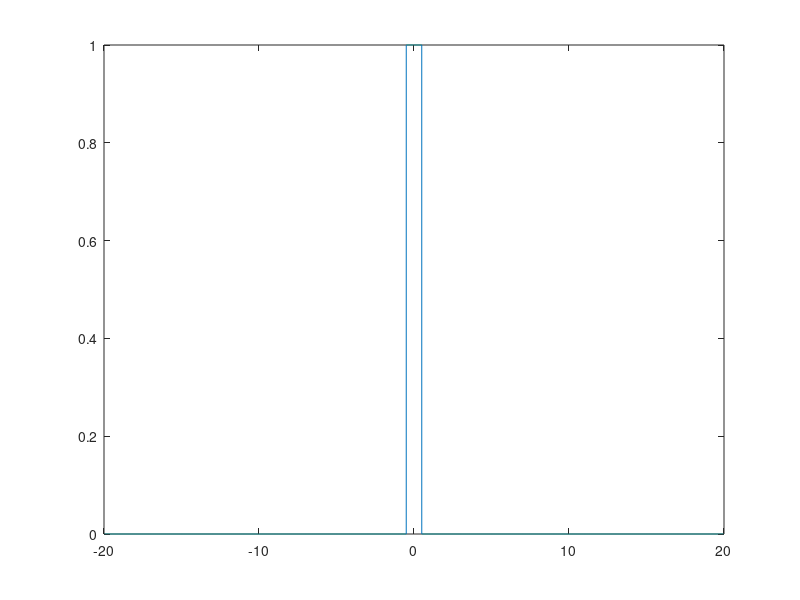
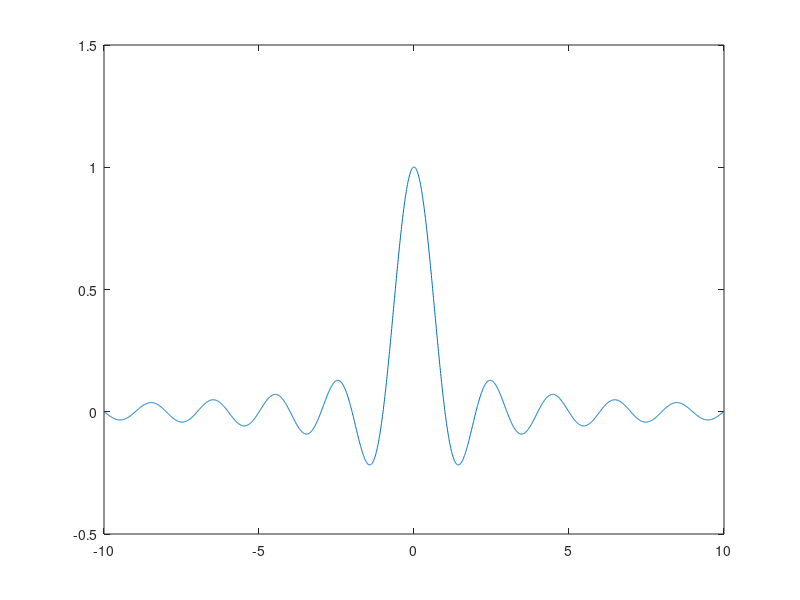

MATLAB code for these plots, in order:
a = [1 2 3];
b = 1:1:10;
c = 1:2:11;
d = 2:1:11;

e = b.*d;
f = sum(e);
g = (b>=5);
k = (b>=5 & b<9);

t = -20 : 0.001 : 20;
Rec = (t>=-1/2 & t<=1/2);

figure(1);
plot(t, Rec);

freq = -10:0.01:10;
X = zeros(1, length(freq));

x = 0:0.001:1;
y = x.^2;
sum(y * 0.001);

for index = 1:1:length(X)
    X(index) = sum(Rec.*exp(-i*2*pi*freq(index).*t)*0.001);
end

figure(2);
plot(freq, X);